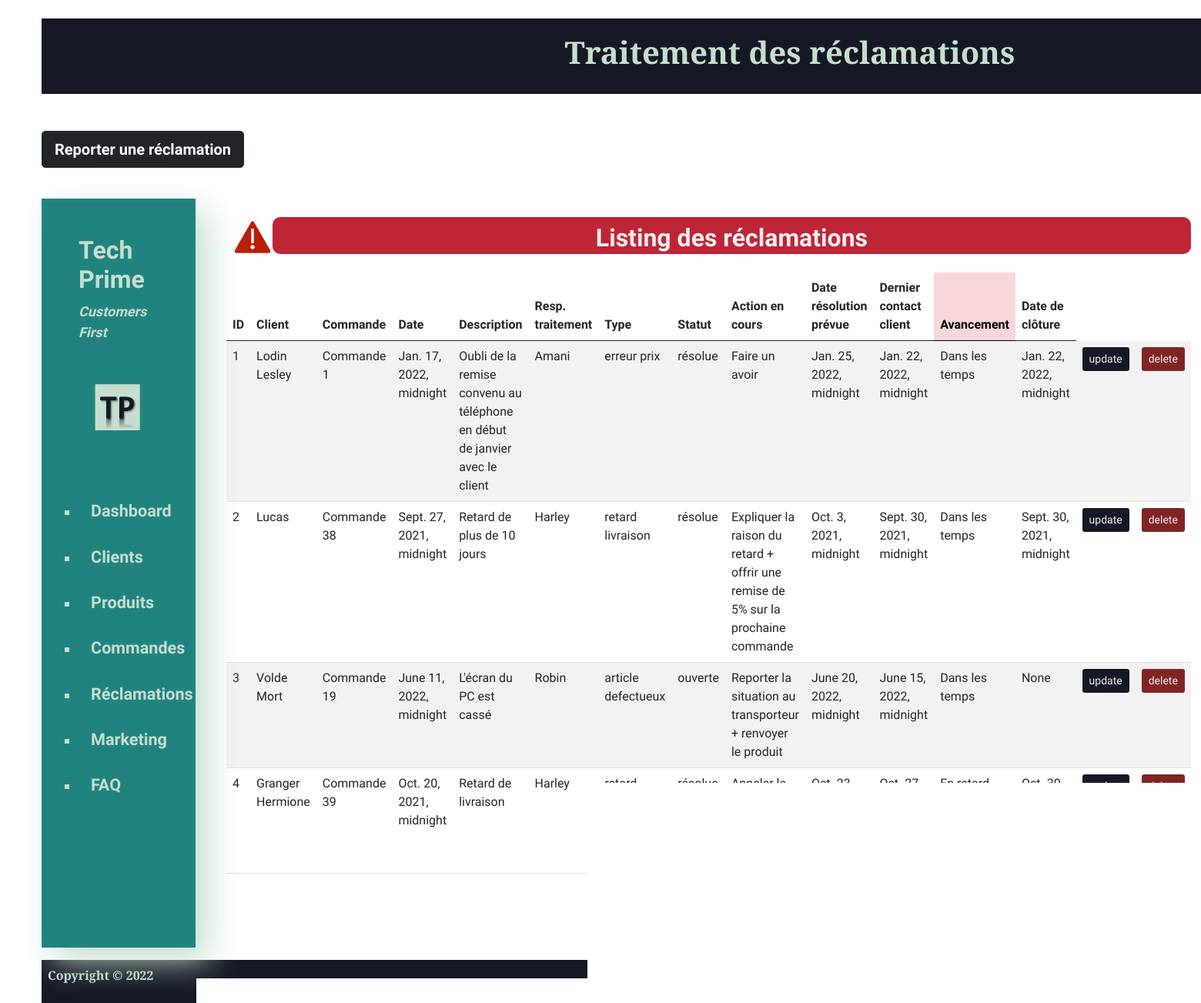
Page /Réclamations/ on the committed database.
### Main/models.py (models this page shows, shortened)
class Claim(models.Model):
    TYPE_CHOICES=(('erreur prix','erreur prix'),('article erronné','article erronné'),('article defectueux','article defectueux'),('retard livraison','retard livraison'))
    STATUS_CHOICES=(('ouverte','ouverte'),('résolue','résolue'))
    OPERATOR_CHOICES=(('Amani','Amani'),('Harley','Harley'),('Robin','Robin'))
    customer=models.ForeignKey(Customer,null=True, on_delete=models.SET_NULL)
    order=models.ForeignKey(Order,null=True, on_delete=models.SET_NULL)
    date=models.DateTimeField(blank=True,null=True)
    date_created=models.DateTimeField(auto_now_add=True, null=True)
    description=models.TextField(max_length=255, null=True)
    Operator=models.CharField(max_length=255, null=True,choices=OPERATOR_CHOICES) # A choisir dans users
    Type=models.CharField(max_length=255, null=True,choices=TYPE_CHOICES)
    action=models.TextField(max_length=255, null=True)
    status=models.CharField(max_length=255, null=True,default='ouverte',choices=STATUS_CHOICES)
    resolution_date_expected=models.DateTimeField(blank=True,null=True)
    last_contact_customer_date=models.DateTimeField(blank=True, null=True)
    resolution_date_final=models.DateTimeField(blank=True, null=True)
    def resolution_progress_status(self):
        today=timezone.now()
        if self.resolution_date_final:
            if self.resolution_date_expected < self.resolution_date_final:
                resolution_res="En retard"
            else:
                resolution_res="Dans les temps"
        else:
            if self.resolution_date_expected < today:
                resolution_res="En retard"
            else:
                resolution_res="Dans les temps"
        return resolution_res

class Customer(models.Model):
    GENDER_CHOICES=(('Masculin','Masculin'),('Féminin','Féminin'),('Autre','Autre')
    )
    REGION_CHOICES=(("Auvergne-Rhône-Alpes","Auvergne-Rhône-Alpes"),("Bourgogne-Franche-Comté","Bourgogne-Franche-Comté"),("Bretagne","Bretagne"),("Centre-Val de Loire","Centre-Val de Loire"),("Corse","Corse"),("Grand Est","Grand Est"),("Hauts-de-France","Hauts-de-France"),("IDF","IDF"),("Normandie","Normandie"),("Nouvelle-Aquitaine","Nouvelle-Aquitaine"),("Occitanie","Occitanie"),("Pays de la Loire","Pays de la Loire"),("Provence-Alpes-Côte d’Azur","Provence-Alpes-Côte d’Azur"))
    name=models.CharField(max_length=255,blank=True, null=True)
    customer_type=models.CharField(max_length=255,blank=True, null=True)
    dob=models.DateTimeField(blank=True,null=True)
    gender=models.CharField(max_length=255, null=True,choices=GENDER_CHOICES)
    email=models.CharField(max_length=255,blank=True, null=True)
    phone=models.CharField(max_length=12,blank=True, null=True)
    address=models.TextField(blank=True, null=True)
    town=models.CharField(max_length=255,blank=True, null=True)
    region=models.CharField(max_length=255,blank=True, null=True,choices=REGION_CHOICES)
    date_created=models.DateTimeField(auto_now_add=True, null=True)
    def __str__(self):
        return self.name

class Order(models.Model):
    STATUS_CHOICES=(('en préparation','en préparation'),('expédié','expédié'),('livré','livré'))
    customer=models.ForeignKey(Customer,null=True, on_delete=models.SET_NULL)
    product=models.ForeignKey(Product,null=True, on_delete=models.SET_NULL)
    date=models.DateTimeField(blank=True, null=True)
    quantity=models.FloatField(null=True)
    discount=models.FloatField(null=True)
    date_created=models.DateTimeField(auto_now_add=True, null=True)
    status=models.CharField(max_length=255, null=True,default='livré',choices=STATUS_CHOICES)
    Delivery_date_expected=models.DateTimeField(blank=True,null=True)
    Delivery_date_final=models.DateTimeField(blank=True, null=True)
    satisfaction_score=models.FloatField(blank=True, null=True)
    def __str__(self):
        return "Commande "+ str(self.id)

### Main/views.py (called while the page is built)
def claims(request):
    my_claim=Claim.objects.order_by('date_created')
    context={"my_claim": my_claim}
    return render(request,'Main/claims.html',context)

### Main/Templates/Main/claims.html
{% extends "main/base.html" %}
{% load static %}
{% block content %}
<div>
    <header>
        <h1> <strong>Traitement des réclamations</strong> </h1>
    </header>
    <br>
    <br>
    <a class="btn btn-lg btn-dark" href="{% url 'claims_create' %}" role="button"><strong>Reporter une réclamation</strong></a>
    <br>
    <br>
    <div class="flex">
        {% include "Main/nav_bar.html" %}
        <div class="main_block_listing">
            <div class="flex">
                <img id="img_alerte" src="{% static 'img/icone_alerte.jpg' %}" alt="icone_alerte">
                <h2 class="titre_red_listing"><strong>Listing des réclamations</strong></h2>
            </div>
            <table class="table table-responsive table-striped table-hover">
                <thead>
                    <th>ID</th>
                    <th>Client</th>
                    <th>Commande</th>
                    <th>Date</th>
                    <th>Description</th>
                    <th>Resp. traitement</th>
                    <th>Type</th>
                    <th>Statut</th>
                    <th>Action en cours</th>
                    <th>Date résolution prévue</th>
                    <th>Dernier contact client</th>
                    <th class="table-danger">Avancement</th>
                    <th>Date de clôture</th>
                </thead>
                <tbody>
                    {% for my_claim_item in my_claim %}
                    <tr>
                        <td>{{my_claim_item.pk}}</td>
                        <td>{{my_claim_item.customer}}</td>
                        <td>{{my_claim_item.order}}</td>
                        <td>{{my_claim_item.date}}</td>
                        <td>{{my_claim_item.description}}</td>
                        <td>{{my_claim_item.Operator}}</td>
                        <td>{{my_claim_item.Type}}</td>
                        <td>{{my_claim_item.status}}</td>
                        <td>{{my_claim_item.action}}</td>
                        <td>{{my_claim_item.resolution_date_expected}}</td>
                        <td>{{my_claim_item.last_contact_customer_date}}</td>
                        <td>{{my_claim_item.resolution_progress_status}}</td>
                        <td>{{my_claim_item.resolution_date_final}}</td>
                        <td><a class="btn btn-sm btn_update_color" href="{% url 'update_claim' my_claim_item.id %}" role="button">update</a></td>
                        <td><a class="btn btn-sm btn_delete_color" href="{% url 'delete_claim' my_claim_item.id %}" role="button">delete</a></td>
                    </tr>
                    {% endfor %}
                </tbody>
            </table>
        </div>
    </div>
</div>
{% endblock content %}

### static/css/main.css (style rules this page uses)
html { height: 100%; width: 90%; }
header { height: 10%; width:150%; background-color:#161925; color:#C5DECD; font-family: 'Merriweather', serif; text-align: center; padding:2.5vh; top:0; }
body { height:100%; top:10%; font-family: 'Raleway', sans-serif; }
.flex { display: flex; width: 100%; align-items: stretch; margin-top: 2vh; margin-bottom: 2vh; }
.main_block_listing { margin:1vh 10vh 10vh 5vh; }
.titre_red_listing { background-color:#be2638; color:#eee; width: 100%; height: 6vh; padding:1vh; text-align:center; border-radius:10px; }
#img_alerte,#img_trophée,#img_en_cours,#img_smiley { height:6.5vh; margin-left:1vh; }
.btn_update_color { background-color: #161925; color:#eee; }
.btn_delete_color { background-color: #812424; color:#eee; }

### rows in the picture
Claim: pk "1", customer "Lodin Lesley", order "Commande 1", date "Jan. 17, 2022, midnight", description "Oubli de la remise convenu au téléphone en début de janvier avec le client", Operator "Amani", Type "erreur prix", status "résolue", action "Faire un avoir", resolution_date_expected "Jan. 25, 2022, midnight", last_contact_customer_date "Jan. 22, 2022, midnight", resolution_progress_status "Dans les temps", resolution_date_final "Jan. 22, 2022, midnight"
Claim: pk "2", customer "Lucas", order "Commande 38", date "Sept. 27, 2021, midnight", description "Retard de plus de 10 jours", Operator "Harley", Type "retard livraison", status "résolue", action "Expliquer la raison du retard + offrir une remise de 5% sur la prochaine commande", resolution_date_expected "Oct. 3, 2021, midnight", last_contact_customer_date "Sept. 30, 2021, midnight", resolution_progress_status "Dans les temps", resolution_date_final "Sept. 30, 2021, midnight"
Claim: pk "3", customer "Volde Mort", order "Commande 19", date "June 11, 2022, midnight", description "L'écran du PC est cassé", Operator "Robin", Type "article defectueux", status "ouverte", action "Reporter la situation au transporteur + renvoyer le produit", resolution_date_expected "June 20, 2022, midnight", last_contact_customer_date "June 15, 2022, midnight", resolution_progress_status "Dans les temps", resolution_date_final "None"
Claim: pk "4", customer "Granger Hermione", order "Commande 39", date "Oct. 20, 2021, midnight", description "Retard de livraison", Operator "Harley", Type "retard livraison", status "résolue", action "Appeler le fournisseur pour accélérer la livraison", resolution_date_expected "Oct. 23, 2021, midnight", last_contact_customer_date "Oct. 27, 2021, midnight", resolution_progress_status "En retard", resolution_date_final "Oct. 30, 2021, midnight"
